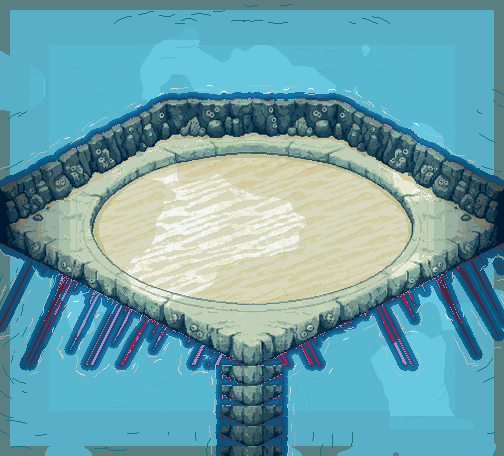

This is a level from a 2D game, rendered from its Tiled map with the project's own tilesets. A one-line summary and the complete map file follow:
An orthogonal 21x19 tile map with 24x24 px tiles, 1 tile layer (arene_abysse_nu).

<map version="1.10" tiledversion="1.10.2" orientation="orthogonal" renderorder="right-down" width="21" height="19" tilewidth="24" tileheight="24" infinite="0" nextlayerid="2" nextobjectid="1">
 <properties>
  <property name="zone" value="arene_abysse_nu" />
  <property name="frames" type="int" value="24" />
  <property name="frame_ms" type="int" value="110" />
  <property name="tuiles_animees" type="int" value="227" />
 </properties>
 <tileset firstgid="1" source="arene_abysse_nu_tuiles.tsx" />
 <layer id="1" name="arene_abysse_nu" width="21" height="19">
  <data encoding="csv">
1,2,2,2,954,955,956,957,958,959,960,961,962,963,964,965,966,2,2,2,43,
44,45,967,968,969,970,971,972,973,974,68,975,976,48,977,978,979,980,981,45,80,
81,982,983,984,985,986,987,988,989,990,991,992,993,994,995,996,997,998,999,1000,80,
45,1001,1002,1003,1004,1005,1006,1007,1008,1009,1010,1011,1012,1013,1014,1015,1016,1017,1018,1019,1020,
1021,1022,1023,1024,1025,1026,1027,254,255,1028,258,259,260,261,1029,1030,1031,1032,1033,1034,1035,
1036,45,1037,1038,1039,299,300,301,302,303,304,305,306,307,308,309,1040,1041,1042,1043,1044,
1045,1046,1047,341,342,343,344,345,346,347,348,349,350,351,352,353,354,355,1048,1049,1050,
1051,372,373,374,375,376,377,378,379,380,381,382,383,384,385,386,387,388,389,1052,1053,
396,397,398,399,400,401,402,403,404,405,406,407,408,409,410,411,412,413,414,415,416,
417,418,419,420,421,422,423,424,425,426,427,428,429,430,431,432,433,434,435,436,437,
1054,1055,444,445,446,447,448,449,450,451,452,453,454,455,456,457,458,459,460,461,1056,
1057,1058,1059,1060,480,481,482,483,484,485,486,487,488,489,490,491,492,1061,1062,499,1063,
1064,1065,1066,1067,1068,524,525,526,527,528,529,530,531,532,533,534,1069,1070,1071,1072,1073,
1074,1075,1076,1077,1078,1079,1080,1081,587,588,589,590,591,1082,1083,1084,1085,1086,1087,1088,1089,
1090,1091,1092,1093,1094,1095,1096,1097,1098,657,658,659,1099,1100,1101,1102,1103,1104,1105,1106,1107,
1108,1109,1110,1111,1112,1113,1114,1115,1116,1117,734,1118,1119,1120,1121,1122,1123,1124,1125,1126,1127,
1128,1129,1130,1131,1132,1133,1134,1135,1136,806,807,1137,1138,1139,1140,1141,1142,1143,1144,1145,1146,
1147,1148,1149,1150,1151,1152,1153,1154,1155,866,867,1156,1157,1158,851,1159,1160,1161,1162,1163,1164,
1165,1166,1167,1168,1169,1170,1171,1172,1173,1174,932,1175,1176,1177,1178,1179,950,45,45,45,1180
</data>
 </layer>
</map>
